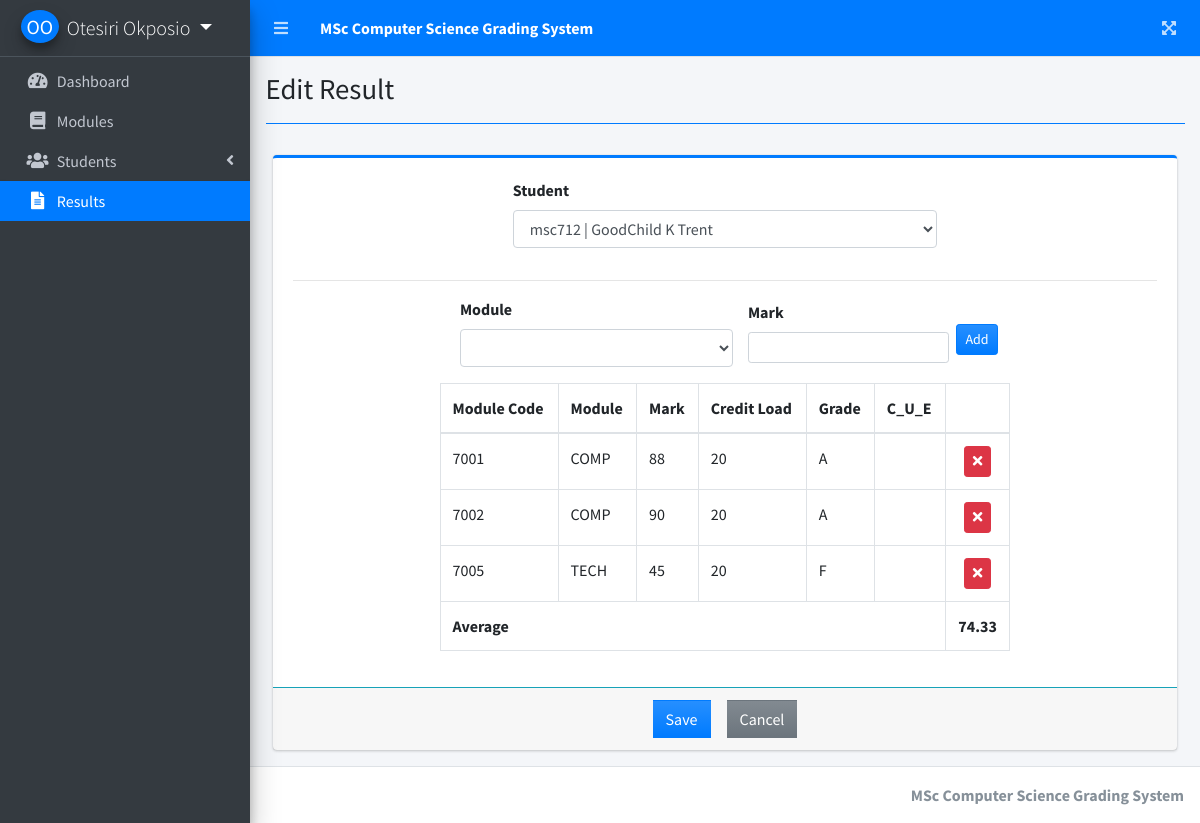
Page /index.php?page=edit_result&id=2 (signed in) on the committed database.
### tables this page shows
CREATE TABLE `result_items` (
  `id` int(30) NOT NULL,
  `result_id` int(30) NOT NULL,
  `module_id` int(30) NOT NULL,
  `mark` float NOT NULL,
  `grade` varchar(1) NOT NULL,
  `c_u_e` int(10) NOT NULL,
  `c_load` int(10) NOT NULL,
  `status` text NOT NULL,
  `date_created` datetime NOT NULL DEFAULT current_timestamp()
);

CREATE TABLE `modules` (
  `id` int(30) NOT NULL,
  `module_code` varchar(50) NOT NULL,
  `module` varchar(200) NOT NULL,
  `description` text NOT NULL,
  `credits` int(50) NOT NULL,
  `date_created` datetime NOT NULL DEFAULT current_timestamp()
);

### edit_result.php (called while the page is built, shortened)
<?php
include 'db_connect.php';
include 'new_result.php';
?>

### new_result.php (the view, shortened to what this page needs)
<div class="col-lg-12">
	<div class="card card-outline card-primary">
		<div class="card-body">
			<form action="" id="manage-result">
              <div class="row justify-content-center">
               <div class="col-md-6">
               <div class="form-group">
                  <label for="" class="control-label">Student</label>
                  <select name="student_id" id="student_id" class="form-control select2 select2-sm" required>
                  <?php
                        $students = $conn->query("SELECT s.*,concat(firstname,' ',middlename,' ',lastname) as name FROM students s  order by concat(firstname,' ',middlename,' ',lastname) asc ");
                        while($row = $students->fetch_array()):
                  ?>
                        <option value="<?php echo $row['id'] ?>"  data-student_id='<?php echo $row['id'] ?>'  data-student='<?php echo $row['name'] ?>'  <?php echo isset($student_id) && $student_id == $row['id'] ? "selected" : '' ?>>
						       <?php echo $row['student_code'].' | '.ucwords($row['name']) ?>
					    </option>
                  <?php endwhile; ?>
                </select>
            </div>
          </div>
        </div>
        <hr>
        <div class="row">
          <div class="col-md-12">
            <div class="d-flex justify-content-center align-items-center">
            	<div class="form-group col-sm-4">
	                <label for="" class="control-label">Module</label>
	                <select name="" id="module_id" class="form-control select2 select2-sm input-sm">
	                  <option></option>
	                  <?php
	                        $modules = $conn->query("SELECT * FROM modules order by module asc ");
	                        while($row = $modules->fetch_array()):
	                  ?>
	                        <option value="<?php echo $row['id'] ?>" data-json='<?php echo json_encode($row) ?>'><?php echo $row['module_code'].' | '.ucwords($row['module']) ?></option>
	                  <?php endwhile; ?>
	                </select>
	            </div>
	            <div class="form-group col-sm-3">
	                <label for="" class="control-label">Mark</label>
	                <input type="number" class="form-control form-control-sm text-right number" id="mark" maxlength="6">
	            </div>
	            <button class="btn btn-sm btn-primary bg-gradient-primary" type="button" id="add_mark">Add</button>
            </div>
        </div>
    	<div class="col-md-8 offset-md-2">
            <table class="table table-bordered" id="mark-list">
            	<thead>
            		<tr>
            			<th>Module Code</th>
            			<th>Module</th>
            			<th>Mark</th>
            			<th>Credit Load</th>
            			<th>Grade</th>
            			<th>C_U_E</th>
            			<th></th>
            		</tr>
            	</thead>
            	<tbody>
            		<?php if(isset($id)): ?>
            		<?php
            			$items=$conn->query("SELECT r.*,m.module_code,m.module,m.id as mid FROM result_items r inner join modules m on m.id = r.module_id where result_id = $id order by m.module_code asc");
            			while($row = $items->fetch_assoc()):
            		?>
            		<tr data-id="<?php echo $row['mid'] ?>">
            			<td><input type="hidden" name="module_id[]" value="<?php echo $row['module_id'] ?>"><?php echo $row['module_code'] ?></td>
            			<td><?php echo ucwords($row['module']) ?></td>
            			<td><input type="hidden" name="mark[]" value="<?php echo $row['mark'] ?>"><?php echo $row['mark'] ?></td>
            			<td><input type="hidden" name="c_load[]" value="<?php echo $row['c_load'] ?>"><?php echo $row['c_load'] ?></td>
            			<td><input type="hidden" name="grade[]" value="<?php echo $row['grade'] ?>"><?php echo $row['grade'] ?></td>
            			<td><input type="hidden" name="cue[]" value="<?php echo $row['cue'] ?>"><?php echo $row['cue'] ?></td>
            			<td class="text-center"><button class="btn btn-sm btn-danger" type="button" onclick="$(this).closest('tr').remove() && calc_ave()"><i class="fa fa-times"></i></button></td>
            		</tr>
            		<?php endwhile; ?>
            		<?php endif; ?>
            	</tbody>
            	<tfoot>
            		<tr>
            			<th colspan="6">Average</th>
            			<th id="average" class="text-center"></th>
            		</tr>
            	</tfoot>
            </table>
          </div>
        </div>
      </form>
  	</div>
  	<div class="card-footer border-top border-info">
  		<div class="d-flex w-100 justify-content-center align-items-center">
  			<button class="btn btn-flat  bg-gradient-primary mx-2" form="manage-result">Save</button>
  			<a class="btn btn-flat bg-gradient-secondary mx-2" href="./index.php?page=results">Cancel</a>
  		</div>
  	</div>
	</div>
</div>

### rows in the picture
result_items: module.module_code "7001", module.module "COMP", mark "88", c_load "20", grade "A"
result_items: module.module_code "7002", module.module "COMP", mark "90", c_load "20", grade "A"
result_items: module.module_code "7005", module.module "TECH", mark "45", c_load "20", grade "F"

### other values in the picture
$_SESSION['system']['name'] "MSc Computer Science Grading System"
$_SESSION['login_firstname'].' '.$_SESSION['login_lastname'] "Otesiri Okposio"
$title "Edit Result"
form field student_id "msc712 | GoodChild K Trent"
